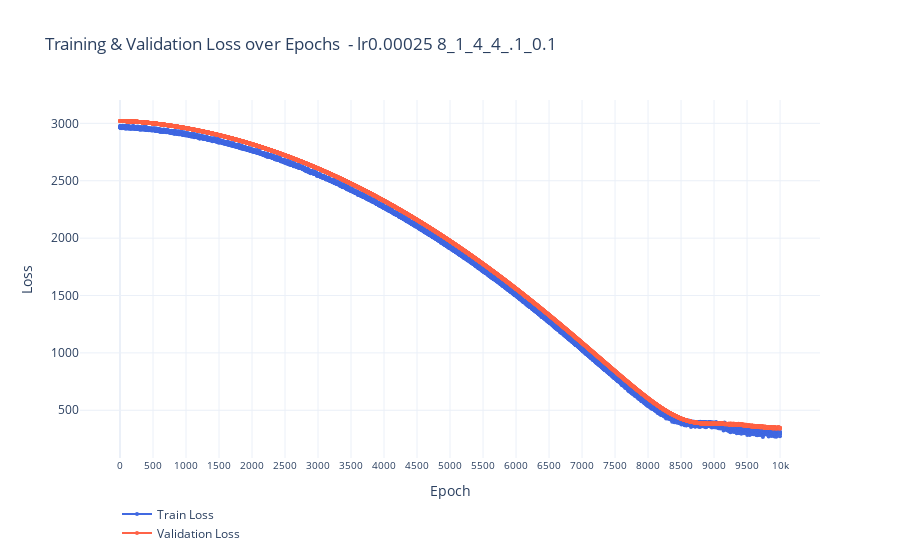

Notebook cell for this chart:
### Code cell
import plotly.graph_objects as go

fig = go.Figure()

# Training loss trace
fig.add_trace(go.Scatter(
    y=train_losses,
    mode="lines+markers",
    name="Train Loss",
    line=dict(color="royalblue", width=2),
    marker=dict(size=4)
))

# Validation loss trace
fig.add_trace(go.Scatter(
    y=val_losses,
    mode="lines+markers",
    name="Validation Loss",
    line=dict(color="tomato", width=2),
    marker=dict(size=4)
))

# Layout
fig.update_layout(
    title="Training & Validation Loss over Epochs  - lr0.00025 8_1_4_4_.1_0.1",
    xaxis_title="Epoch",
    yaxis_title="Loss",
    xaxis=dict(
        tickmode='array',
        tickvals=list(range(0, 10500, 500)),  # Show ticks every 100 epochs
        tickfont=dict(size=10)
    ),
    template="plotly_white",
    legend=dict(x=0.05, y= -0.25, bgcolor="rgba(255,255,255,0)", borderwidth=0)
)

fig.show()

### Figure 1 — Plotly figure (JSON) as saved in the notebook; plotly's stock layout.template omitted (floating-point values rounded to 4 significant figures; data arrays with more than 128 entries replaced by an {"elided": "..."} marker saying what was removed)
{"data": [{"line": {"color": "royalblue", "width": 2}, "marker": {"size": 4}, "mode": "lines+markers", "name": "Train Loss", "type": "scatter", "y": {"elided": "10000 float values"}}, {"line": {"color": "tomato", "width": 2}, "marker": {"size": 4}, "mode": "lines+markers", "name": "Validation Loss", "type": "scatter", "y": {"elided": "10000 float values"}}], "layout": {"legend": {"bgcolor": "rgba(255,255,255,0)", "borderwidth": 0, "x": 0.05, "y": -0.25}, "title": {"text": "Training & Validation Loss over Epochs  - lr0.00025 8_1_4_4_.1_0.1"}, "xaxis": {"tickfont": {"size": 10}, "tickmode": "array", "tickvals": [0, 500, 1000, 1500, 2000, 2500, 3000, 3500, 4000, 4500, 5000, 5500, 6000, 6500, 7000, 7500, 8000, 8500, 9000, 9500, 10000], "title": {"text": "Epoch"}}, "yaxis": {"title": {"text": "Loss"}}}}
